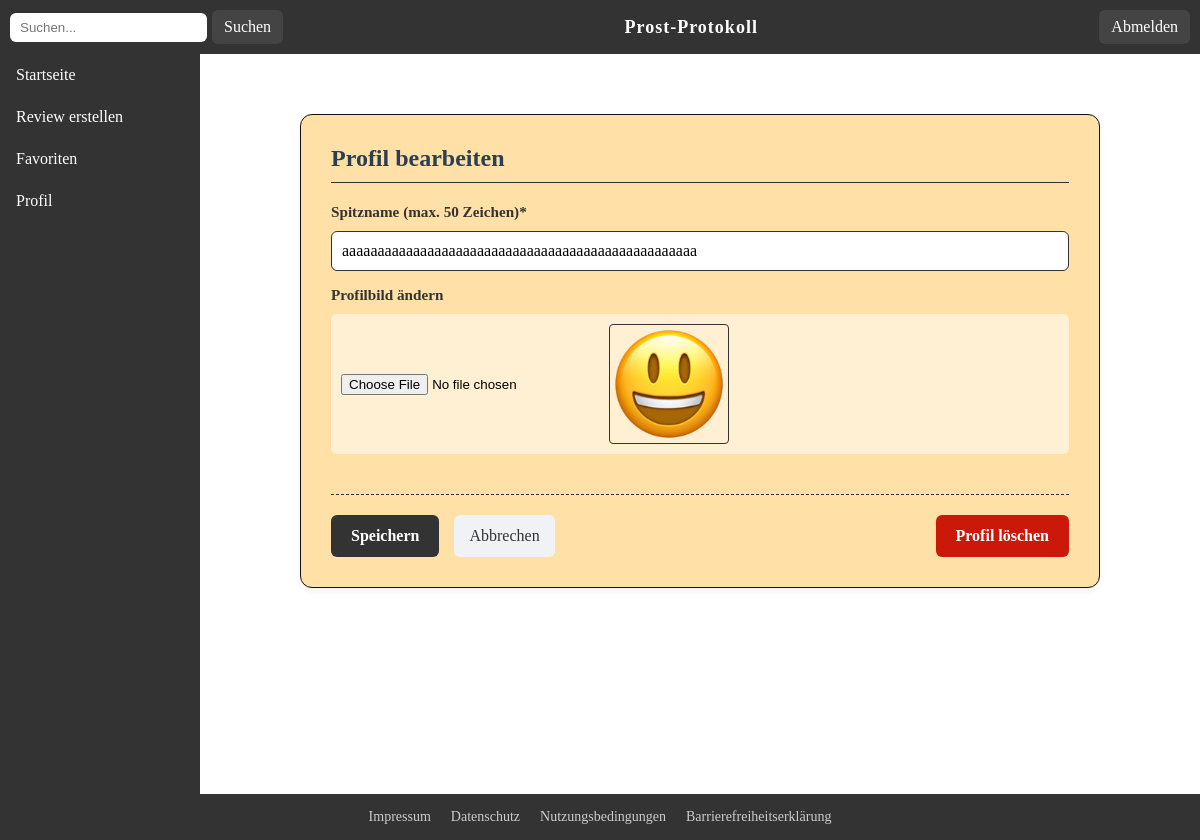
The page /php/view/edit-profile.php (signed in) on the database its author committed.
### tables this page shows
CREATE TABLE user (
                user_id         INTEGER PRIMARY KEY AUTOINCREMENT,
                nickname        VARCHAR(50),
                profile_picture VARCHAR(255),
                password        VARCHAR(255) NOT NULL,
                email           VARCHAR(50) NOT NULL,
                token           TEXT,
                is_active       INTEGER DEFAULT 0
            );

### php/model/UserManagementPDOSQLite.php (called while the page is built, shortened)
<?php
require_once 'User.php';
class UserManagementPDOSQLite implements UserManagementDAO{
    public function findUser($id){
        try{
            $db = getConnection();
            $sql = "SELECT * FROM user WHERE user_id = ?";
            $command = $db->prepare($sql);
            if(!$command->execute(array($id))){
                throw new InternalErrorException();
            }
            $userData = $command->fetchObject();
            if(empty($userData)){
                throw new UserNotFoundException();
            }else{
                return new User($id, $userData->email, $userData->password, $userData->nickname, $userData->profile_picture);
            }
        }catch(PDOException $exc){
            throw new InternalErrorException();
        }
    }
}
?>

### php/controller/UserController.php (called while the page is built, shortened)
<?php
    require_once $abs_path."/php/model/User.php";
    class UserController{
    public function getUser($userID){
        try{
            $userManagement = UserManagement::getInstance();
            return $userManagement->findUser($userID);
        }catch(UserNotFoundException $e){
            $this->handleUserNotFoundException();
        }catch(InternalErrorException $e){
            $this->handleInternalErrorException();
        }
    }
}
?>

### php/profile-load.php (called while the page is built, shortened)
<?php
require_once $abs_path . "/php/controller/UserController.php";
$userID = isset($_GET['id']) ? intval($_GET['id']) : $_SESSION['userID'];
$userController = new UserController();
$profile_user = $userController->getUser($userID);
?>

### php/model/User.php (called while the page is built, shortened)
<?php
    class User{
        private ?string $nickname;
        private ?string $profile_picture;
        public function __construct(int $id, string $email, string $password, string $nickname=null, string $profile_picture=null){
            $this->nickname = $nickname;
            $this->profile_picture = $profile_picture;
        }
        public function getNickname(): ?string{
            return $this->nickname;
        }
        public function getProfilePicture(): ?string{
            return $this->profile_picture;
        }
    }
?>

### php/view/edit-profile.php (the view, shortened to what this page needs)
<?php
  require_once $abs_path.'/php/profile-load.php';
  $profile_picture = ROOT."img/".htmlspecialchars($profile_user->getProfilePicture());
  $nickname = isset($_SESSION["nickname"]) ? $_SESSION["nickname"] : $profile_user->getNickname();
?>
<?php include_once $abs_path.'/php/include/header.php'; ?>
<div class="layout">
  <?php include_once $abs_path.'/php/include/sidebar.php'; ?>
  <main>
    <div class="form-card">
      <h1>Profil bearbeiten</h1>
      <form method="post" class="review-form" enctype="multipart/form-data" action="<?php echo ROOT; ?>php/profile-edit.php" novalidate>
        <div class="form-group">
          <label for="nickname">Spitzname (max. 50 Zeichen)<span aria-hidden="true">*</span></label>
          <input type="text" id="nickname" name="nickname" value="<?= htmlspecialchars($nickname) ?>" required aria-required="true">
        </div>
        <div class="form-group">
          <label for="picture">Profilbild ändern</label>
          <div class="file-input-wrapper">
            <input type="file" id="picture" name="profile_picture" accept="image/*">
            <img src="<?=$profile_picture?>" alt="Aktuelles Profilbild" id="preview_image" width="120" height="120">
          </div>
        </div>
        <div class="form-footer-actions">
          <div class="left-actions">
            <button type="submit" class="btn-submit" name="submit">Speichern</button>
            <a href="<?php echo ROOT; ?>php/view/profile.php" class="button-secondary">Abbrechen</a>
          </div>
      </form>
      <form method="post" class="review-form" onsubmit="return confirm('Möchtest du dein Profil wirklich löschen?')" action="<?php echo ROOT; ?>php/profile-delete.php" novalidate>
        <button type="submit" name="submit" class="btn-delete" aria-label="Profil unwiderruflich löschen">Profil löschen</button>
      </form>
      </div>
    </div>
<?php include_once $abs_path.'/php/include/footer.php'; ?>
</body>
</html>

### css/style.css (style rules this page uses)
*, *::before, *::after { box-sizing: border-box; }
html { scroll-behavior: smooth; }
html, body { height: 100%; margin: 0; padding: 0; }
body { display: flex; flex-direction: column; min-height: 100vh; }
main { flex: 1; padding: 20px; }
.layout { display: flex; flex: 1; flex-direction: column; }
@media (min-width: 768px) { .layout { flex-direction: row; } }

### css/components.css (style rules this page uses)
.button-secondary { display: inline-flex; align-items: center; justify-content: center; padding: 10px 15px; background-color: #f0f2f5; color: #333; text-decoration: none; border-radius: 6px; font-weight: 600; transition: background 0.3s ease; box-sizing: border-box; text-align: center; border: none; cursor: pointer; font: inherit; }
.form-card { background: #FFE1A8; border: 1px solid #111; border-radius: 12px; width: 95%; max-width: 800px; margin: 20px auto; padding: 20px; box-shadow: 0 4px 6px rgba(0, 0, 0, 0.05); }
.form-card h1 { margin-top: 0; color: #2c3e50; border-bottom: 1px solid #333; padding-bottom: 10px; margin-bottom: 20px; font-size: 24px; }
@media (min-width: 600px) { .form-card { padding: 30px; margin: 40px auto; } }
.review-form { display: flex; flex-direction: column; gap: 15px; }
.form-group { display: flex; flex-direction: column; gap: 5px; }
.review-form label, fieldset legend { font-weight: 600; color: #333; font-size: 0.95rem; padding: 0; margin-bottom: 5px; }
.review-form input[type="text"], .review-form input[type="number"], .review-form input[type="email"], .review-form input[type="password"], .review-form select, .review-form textarea { width: 100%; box-sizing: border-box; padding: 10px; border: 1px solid #333; border-radius: 6px; background-color: #fff; font-family: inherit; font-size: 1rem; }
.file-input-wrapper { display: flex; align-items: center; gap: 15px; background: rgba(255, 255, 255, 0.5); padding: 10px; border-radius: 6px; }
.file-input-wrapper img { border-radius: 4px; border: 1px solid #333; object-fit: cover; flex-shrink: 0; }
.form-footer-actions { display: flex; flex-direction: column; gap: 15px; margin-top: 25px; padding-top: 20px; border-top: 1px dashed #333; }
.left-actions { display: flex; flex-direction: column; width: 100%; gap: 15px; }
.btn-submit, .btn-delete { color: white; border: none; padding: 12px 20px; border-radius: 6px; cursor: pointer; font-weight: 600; font: inherit; font-weight: 600; transition: background 0.2s; width: 100%; text-align: center; }
.btn-submit { background-color: #333; }
.btn-delete { background-color: #ca1908; margin-top: 10px; }
@media (min-width: 600px) { .form-footer-actions { flex-direction: row; justify-content: space-between; align-items: center; } }
@media (min-width: 600px) { .left-actions { flex-direction: row; width: auto; } }
@media (min-width: 600px) { .btn-submit, .btn-delete { width: auto; } }
@media (min-width: 600px) { .btn-delete { margin-top: 0; } }

### rows shown on the page
user: nickname "aaaaaaaaaaaaaaaaaaaaaaaaaaaaaaaaaaaaaaaaaaaaaaaaaa", profile_picture (picture)
